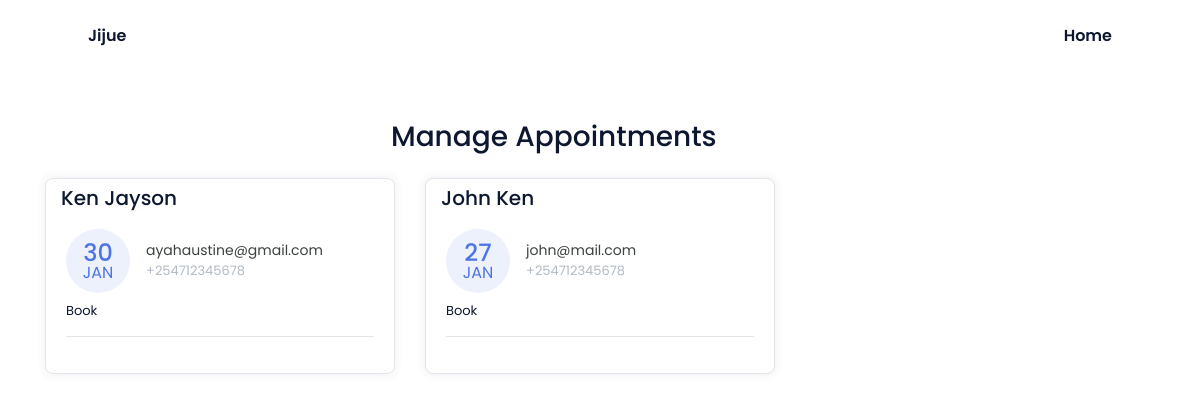
The app's page /manage-appointments/, older data.
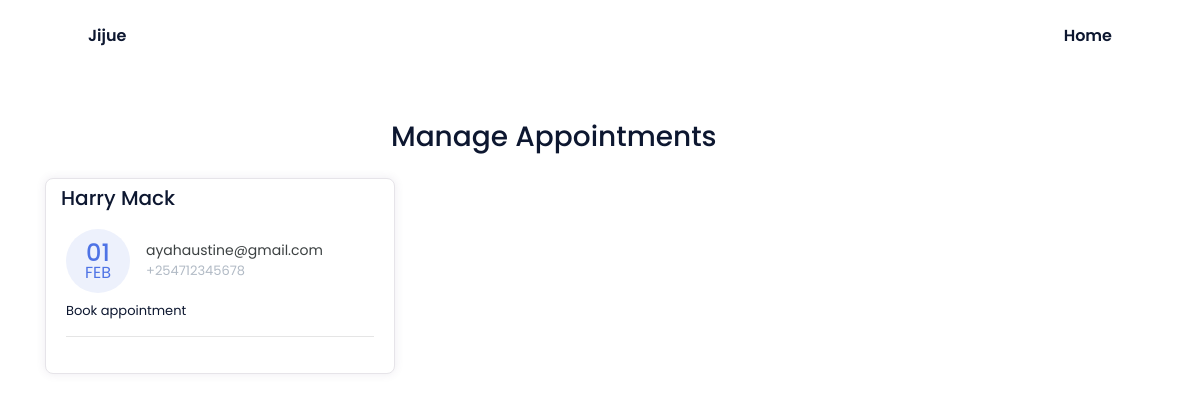
The same page, newer data.
### appointmentApp/models.py (models this page shows, shortened)
class Appointment(models.Model):
    first_name = models.CharField(max_length=50)
    last_name = models.CharField(max_length=50)
    email = models.CharField(max_length=50)
    phone = models.CharField(max_length=50)
    request = models.TextField(blank=True)
    sent_date = models.DateField(auto_now_add=True)
    accepted = models.BooleanField(default=False)
    accepted_date = models.DateField(auto_now_add=False, null=True, blank=True)
    class Meta:
        ordering = ["-sent_date"]

### appointmentApp/views.py (the view, shortened to what this page needs)
class ManageAppointmentTemplateView(ListView):
    template_name = "appointmentApp/manage-appointments.html"
    model = Appointment
    context_object_name = "appointments"
    login_required = True
    paginate_by = 3
    def get_context_data(self, *args, **kwargs):
        context = super().get_context_data(*args, **kwargs)
        appointments = Appointment.objects.all()
        context.update({
            "title": "Manage Appointments"
        })
        return context

### appointmentApp/templates/appointmentApp/manage-appointments.html (shortened to what this page needs)
{% extends 'base.html' %}
{% block cta %}
{% block content %}
    <div class="container mt-5">
        <div class="col-11 text-center mt-4 mb-4">
            <h3>
                Manage Appointments
            </h3>
        </div>
        <div class="row">
        {% for app in appointments %}
            <div class="col-lg-4">
                <div class="card card-margin">
                    <div class="card-header no-border">
                        <h5 class="card-title">{{app.first_name}} {{app.last_name}}</h5>
                    </div>
                    <div class="card-body pt-0">
                        <div class="widget-49">
                            <div class="widget-49-title-wrapper">
                                <div class="widget-49-date-primary">
                                    <span class="widget-49-date-day">{{app.sent_date|date:"d"}}</span>
                                    <span class="widget-49-date-month">{{app.sent_date|date:"M"}}</span>
                                </div>
                                <div class="widget-49-meeting-info">
                                    <span class="widget-49-pro-title">{{app.email}}</span>
                                    <span class="widget-49-meeting-time">{{app.phone}}</span>
                                </div>
                            </div>
                            <div class="widget-49-meeting-points">
                                <span>{{app.request}}</span>
                            </div>
                            <hr class="w-100">
                        </div>
                    </div>
                </div>
            </div>
        {% endfor %}
        </div>
{% endblock content %}
{% endblock cta %}

### templates/base.html (shortened to what this page needs)
{% load static %}
<!DOCTYPE html>
<html lang="en">
  <head>
    <link href="{% static 'css/bootstrap.min.css' %}" rel="stylesheet" />
    <link href="{% static 'css/bootstrap.css' %}" rel="stylesheet" />
    <link href="{% static 'styles/style.css' %}" rel="stylesheet" />
    <link
      rel="stylesheet"
      href="https://cdnjs.cloudflare.com/ajax/libs/font-awesome/5.15.3/css/all.min.css"
    />
    <link rel="stylesheet" href="{% static 'css/styles.css' %}" />
  </head>
  <body>
  <header>
      <nav class="nav bd-grid">
        <div>
            <a href="#" class="nav__logo">Jijue</a>
        </div>
        <div class="nav__menu" id="nav-menu">
            <ul class="nav__list">
                <li class="nav__item"><a href="/" class="nav__link">Home</a></li>
            </ul>
        </div>
    </nav>
  </header>
      {% block cta %}{% endblock cta %}
    </div>
  </body>
</html>

### static/styles/style.css (style rules this page uses)
:root { --header-height: 3rem; --font-semi: 600; --hue-color: 224; --first-color: hsl(var(--hue-color), 89%, 60%); --second-color: hsl(var(--hue-color), 56%, 12%); --body-font: 'Poppins', sans-serif; --big-font-size: 2rem; --h2-font-size: 1.25rem; --normal-font-size: .938rem; --smaller-font-size: .75rem; --mb-2: 1rem; --mb-4: 2rem; --mb-5: 2.5rem; --mb-6: 3rem; --z-back: -10; --z-fixed: 100; }
@media screen and (min-width: 968px) { :root { --big-font-size: 3.5rem; --h2-font-size: 2rem; --normal-font-size: 1rem; --smaller-font-size: .875rem; } }
html { scroll-behavior: smooth; }
body { margin: var(--header-height) 0 0 0; font-family: var(--body-font); font-size: var(--normal-font-size); color: var(--second-color); }
ul { margin: 0; padding: 0; list-style: none; }
a { text-decoration: none; }
.bd-grid { max-width: 1024px; display: grid; margin-left: var(--mb-2); margin-right: var(--mb-2); }
.nav { height: var(--header-height); display: flex; justify-content: space-between; align-items: center; font-weight: var(--font-semi); }
.nav__item { margin-bottom: var(--mb-4); }
.nav__link { position: relative; color: #fff; }
.nav__logo { color: var(--second-color); }
@media screen and (min-width: 768px) { body { margin: 0; } }
@media screen and (min-width: 768px) { .nav { height: calc(var(--header-height) + 1.5rem); } }
@media screen and (min-width: 768px) { .nav__list { display: flex; padding-top: 0; } }
@media screen and (min-width: 768px) { .nav__item { margin-left: var(--mb-6); margin-bottom: 0; } }
@media screen and (min-width: 768px) { .nav__link { color: var(--second-color); } }
@media screen and (min-width: 992px) { .bd-grid { margin-left: auto; margin-right: auto; } }

Row changes from the older to the newer data that the page shows:
removed Appointment: first_name "Ken", last_name "Jayson", sent_date "30", sent_date "JAN", email "ayahaustine@gmail.com", phone "+254712345678", request "Book"
removed Appointment: first_name "John", last_name "Ken", sent_date "27", sent_date "JAN", email "john@mail.com", phone "+254712345678", request "Book"
added Appointment: first_name "Harry", last_name "Mack", sent_date "01", sent_date "FEB", email "ayahaustine@gmail.com", phone "+254712345678", request "Book appointment"
